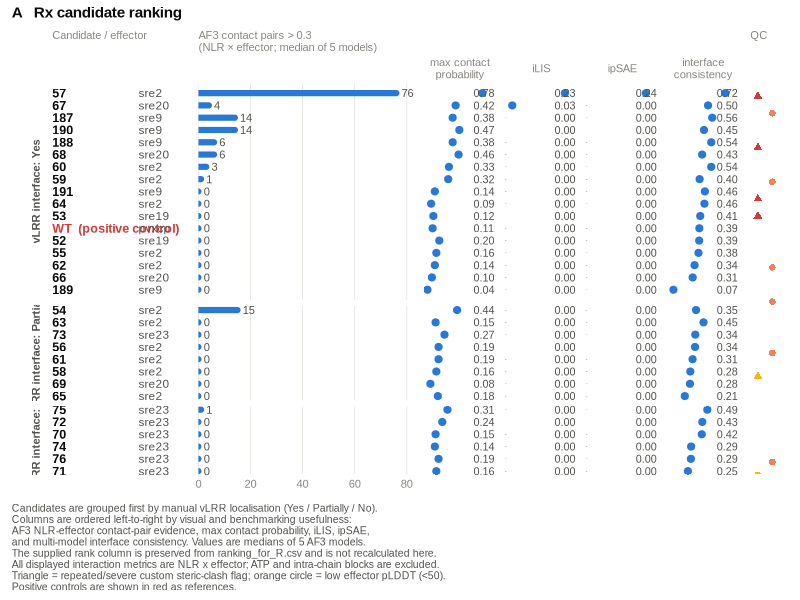
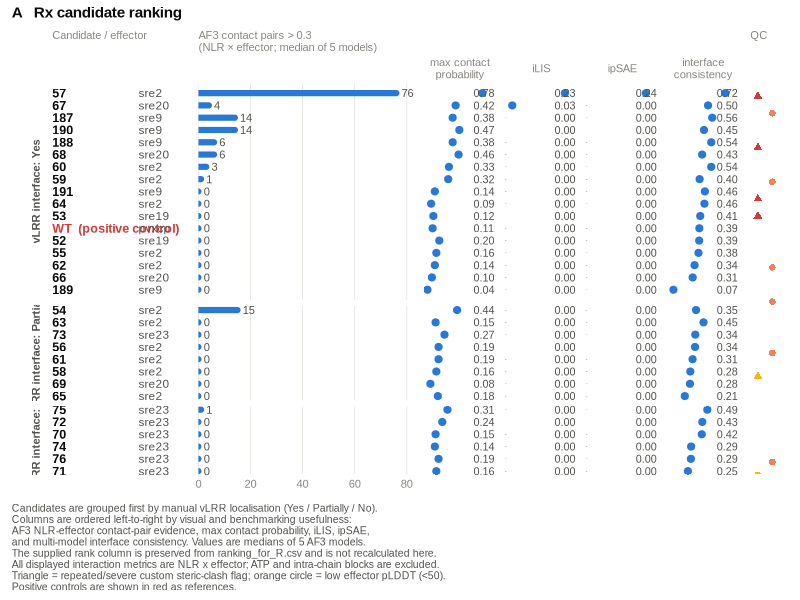
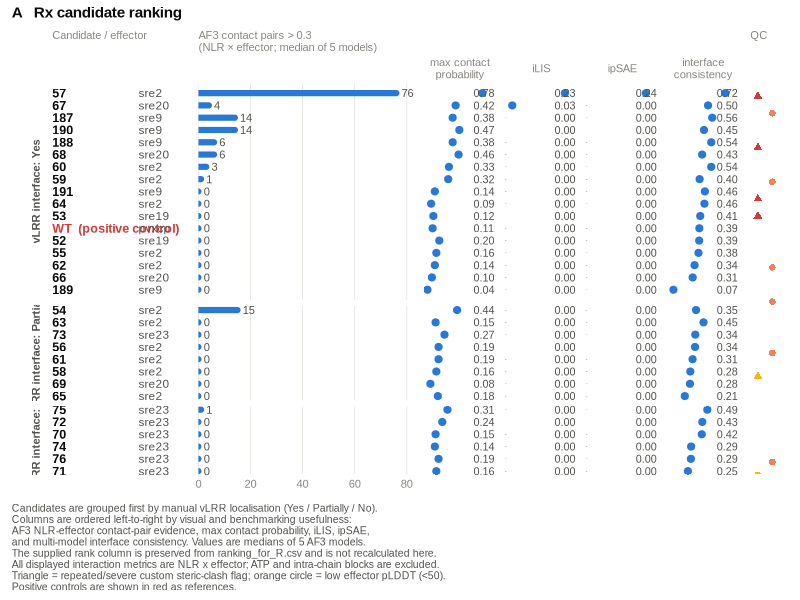
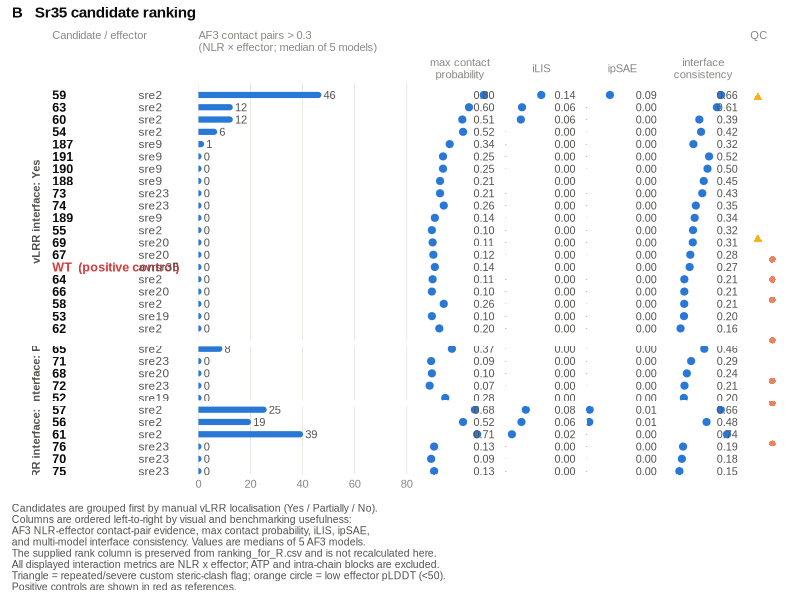
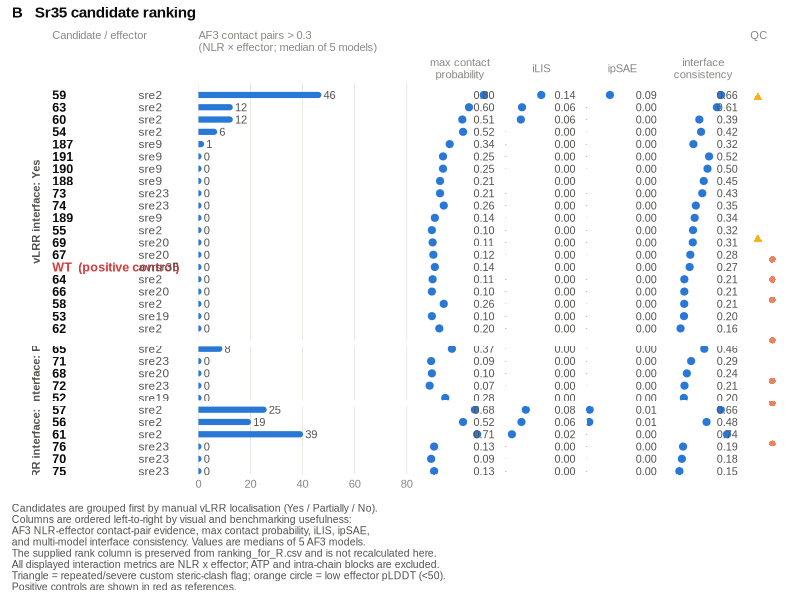
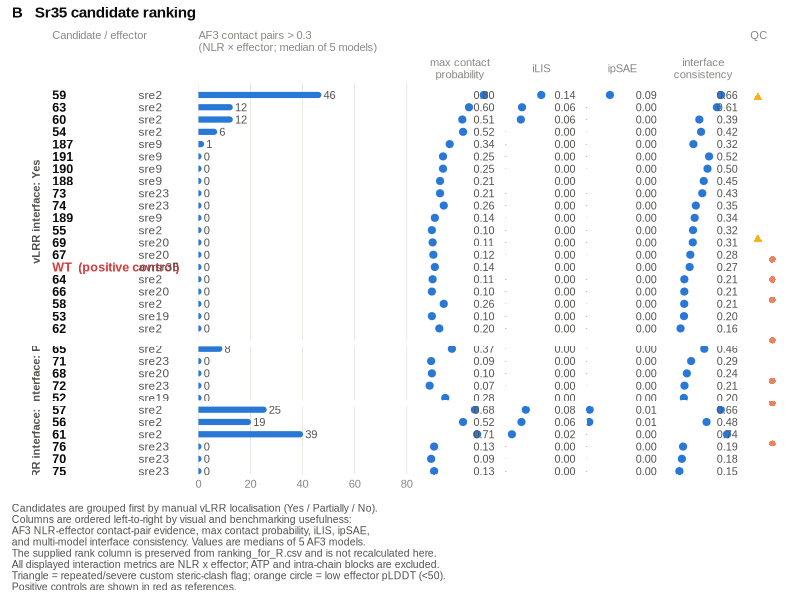
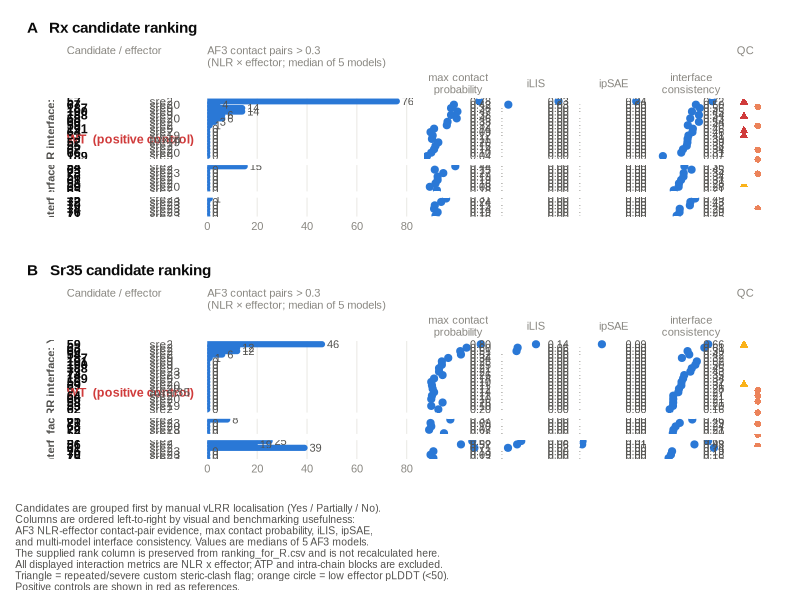
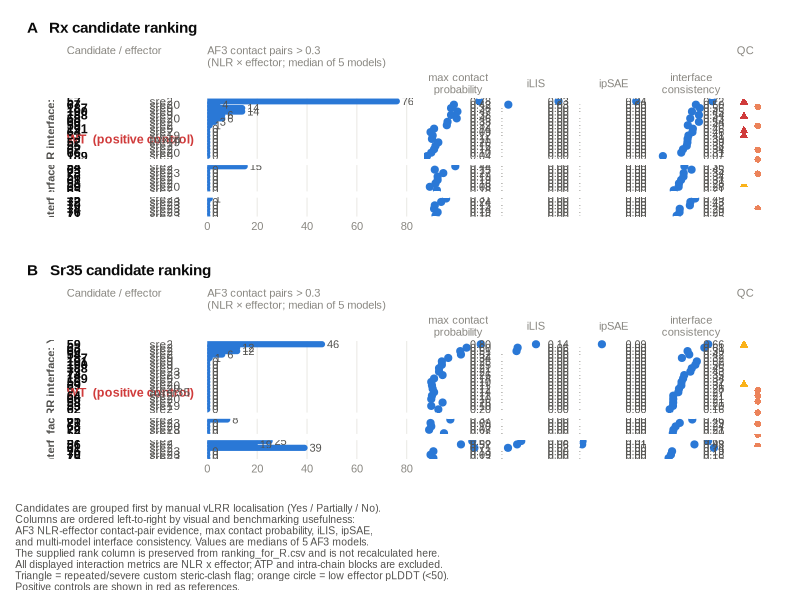

Write R code to recreate these figures, in order.
# =============================================================================
# AF3 candidate ranking — revised paper figure
#
# INPUT:
#   ranking_for_R.csv
#
# OUTPUT:
#   candidate_ranking_combined.pdf / .svg / .png
#   candidate_ranking_Rx.pdf       / .svg / .png
#   candidate_ranking_Sr35.pdf     / .svg / .png
#
# Visual order from left to right:
#   Candidate / Effector
#   -> Contact pairs > 0.3
#   -> Max contact probability
#   -> iLIS
#   -> ipSAE
#   -> Interface consistency
#   -> QC
#
# Notes:
# - The rank values are READ from ranking_for_R.csv; this script does not
#   recalculate the ranking.
# - Columns are ordered by visual / benchmarking usefulness, not necessarily
#   by the historical lexicographic rank-key order.
# - "effector_unfolded" in the CSV is displayed as "low effector pLDDT (<50)",
#   because low pLDDT does not by itself prove that a protein is unfolded.
#
# Install once if needed:
# install.packages(c("ggplot2","dplyr","tidyr","patchwork","scales","svglite"))
# =============================================================================

library(ggplot2)
library(dplyr)
library(tidyr)
library(patchwork)
library(scales)

# ---- appearance -------------------------------------------------------------
BASE_FONT <- "Arial"
BASE_SIZE <- 9
BAR_MAX   <- 80

ACCENT   <- "#2a78d6"
INK      <- "#0b0b0b"
INK2     <- "#52514e"
MUTED    <- "#898781"
GRID     <- "#e1e0d9"
SURFACE  <- "#fcfcfb"
CRITICAL <- "#d03b3b"
WARNING  <- "#fab219"
SERIOUS  <- "#ec835a"

# ---- read data --------------------------------------------------------------
d <- read.csv("ranking_for_R.csv", stringsAsFactors = FALSE)

required_cols <- c(
  "backbone","candidate","effector","vlrr_class","rank",
  "contact_pairs","contact_prob","iLIS","ipSAE","consistency",
  "is_control","effector_unfolded","clash_tier"
)

missing_cols <- setdiff(required_cols, names(d))
if (length(missing_cols) > 0) {
  stop(
    "ranking_for_R.csv is missing required columns: ",
    paste(missing_cols, collapse = ", ")
  )
}

# Handle either logical TRUE/FALSE or character True/False safely.
as_flag <- function(x) {
  if (is.logical(x)) return(ifelse(is.na(x), FALSE, x))
  tolower(trimws(as.character(x))) %in% c("true","t","1","yes")
}

d <- d |>
  mutate(
    vlrr_class = factor(
      vlrr_class,
      levels = c("Yes", "Partially", "No"),
      labels = c(
        "vLRR interface: Yes",
        "vLRR interface: Partially",
        "vLRR interface: No"
      )
    ),
    is_ctrl = as_flag(is_control),
    low_effector_plddt = as_flag(effector_unfolded),
    label = ifelse(
      is_ctrl,
      paste0(candidate, "  (positive control)"),
      candidate
    )
  )

# Preserve the supplied rank ordering independently inside each backbone.
d <- d |>
  group_by(backbone) |>
  arrange(rank, .by_group = TRUE) |>
  mutate(y = -row_number()) |>
  ungroup()

# ---- global metric scaling --------------------------------------------------
# Dot positions are normalized with GLOBAL maxima across Rx + Sr35.
# This means the same metric is directly comparable between panels A and B.
METRICS <- c("contact_prob", "iLIS", "ipSAE", "consistency")

MLAB <- c(
  contact_prob = "max contact\nprobability",
  iLIS         = "iLIS",
  ipSAE        = "ipSAE",
  consistency  = "interface\nconsistency"
)

metric_max <- d |>
  summarise(across(all_of(METRICS), ~ max(.x, na.rm = TRUE))) |>
  pivot_longer(everything(), names_to = "metric", values_to = "metric_max")

# ---- theme ------------------------------------------------------------------
theme_paper <- function(base_size = BASE_SIZE) {
  theme_minimal(base_size = base_size, base_family = BASE_FONT) +
    theme(
      panel.grid       = element_blank(),
      panel.background = element_blank(),
      plot.background  = element_blank(),
      axis.title       = element_blank(),
      axis.ticks       = element_blank(),
      axis.text.y      = element_blank(),
      axis.text.x      = element_text(
        colour = MUTED,
        size = base_size - 1
      ),
      strip.background = element_blank(),
      strip.text       = element_blank(),
      plot.title       = element_text(
        colour = MUTED,
        size = base_size - 1,
        hjust = 0,
        face = "plain",
        margin = margin(b = 3)
      ),
      plot.margin = margin(2, 3, 2, 3),
      legend.position = "none"
    )
}

facet_bands <- facet_grid(
  rows = vars(vlrr_class),
  scales = "free_y",
  space = "free_y"
)

# ---- band labels ------------------------------------------------------------
p_band <- function(dd) {
  ggplot(dd, aes(y = y)) +
    geom_blank() +
    facet_bands +
    theme_paper() +
    theme(
      strip.text.y = element_text(
        angle = 90,
        colour = INK2,
        size = BASE_SIZE - 1,
        face = "bold"
      ),
      axis.text.x = element_blank()
    ) +
    scale_x_continuous(limits = c(0, 1), expand = c(0, 0))
}

# ---- candidate + effector ---------------------------------------------------
p_lab <- function(dd) {
  ggplot(dd, aes(y = y)) +
    geom_text(
      aes(x = 0, label = label, colour = is_ctrl),
      hjust = 0,
      size = BASE_SIZE / .pt,
      fontface = "bold",
      family = BASE_FONT
    ) +
    geom_text(
      aes(x = 0.64, label = effector),
      hjust = 0,
      colour = INK2,
      size = (BASE_SIZE - 0.5) / .pt,
      family = BASE_FONT
    ) +
    scale_colour_manual(values = c(`FALSE` = INK, `TRUE` = CRITICAL)) +
    scale_x_continuous(limits = c(0, 1), expand = c(0, 0)) +
    facet_bands +
    theme_paper() +
    theme(axis.text.x = element_blank()) +
    labs(title = "Candidate / effector")
}

# ---- primary evidence: contact-pair bar ------------------------------------
p_bar <- function(dd) {
  ggplot(dd, aes(y = y)) +
    geom_vline(
      xintercept = seq(0, BAR_MAX, 20),
      colour = GRID,
      linewidth = 0.25
    ) +
    geom_segment(
      aes(x = 0, xend = contact_pairs, yend = y),
      colour = ACCENT,
      linewidth = 2.1,
      lineend = "round"
    ) +
    geom_text(
      aes(x = pmin(contact_pairs + 2.0, BAR_MAX - 1),
          label = sprintf("%.0f", contact_pairs)),
      hjust = 0,
      colour = INK2,
      size = (BASE_SIZE - 1) / .pt,
      family = BASE_FONT
    ) +
    scale_x_continuous(
      limits = c(0, BAR_MAX),
      breaks = seq(0, BAR_MAX, 20),
      expand = expansion(mult = c(0, 0.03))
    ) +
    facet_bands +
    theme_paper() +
    labs(title = "AF3 contact pairs > 0.3\n(NLR × effector; median of 5 models)")
}

# ---- supporting metrics -----------------------------------------------------
p_dots <- function(dd) {
  long <- dd |>
    select(y, vlrr_class, all_of(METRICS)) |>
    pivot_longer(
      all_of(METRICS),
      names_to = "metric",
      values_to = "value"
    ) |>
    left_join(metric_max, by = "metric") |>
    mutate(
      frac = case_when(
        is.na(value) ~ NA_real_,
        metric_max <= 0 ~ 0,
        TRUE ~ value / metric_max
      ),
      metric = factor(metric, levels = METRICS, labels = MLAB[METRICS]),
      lab = ifelse(
        is.na(value),
        "NA",
        sprintf("%.2f", value)
      )
    )

  ggplot(long, aes(y = y)) +
    # Zero = explicit small dash.
    geom_point(
      data = ~ subset(.x, !is.na(value) & value == 0),
      aes(x = 0),
      shape = 45,
      colour = MUTED,
      size = 1.7
    ) +
    # Non-zero = point position reflects value relative to the global max
    # of that metric across both backbones.
    geom_point(
      data = ~ subset(.x, !is.na(value) & value > 0),
      aes(x = frac),
      colour = ACCENT,
      size = 2.1
    ) +
    # Missing = open circle.
    geom_point(
      data = ~ subset(.x, is.na(value)),
      aes(x = 0),
      shape = 1,
      colour = MUTED,
      size = 1.5
    ) +
    geom_text(
      aes(x = 1.18, label = lab),
      hjust = 1,
      colour = INK2,
      size = (BASE_SIZE - 1.2) / .pt,
      family = BASE_FONT
    ) +
    scale_x_continuous(
      limits = c(0, 1.20),
      breaks = c(0, 0.5, 1),
      labels = NULL,
      expand = c(0, 0)
    ) +
    facet_grid(
      rows = vars(vlrr_class),
      cols = vars(metric),
      scales = "free_y",
      space = "free_y"
    ) +
    theme_paper() +
    theme(
      strip.text.x = element_text(
        colour = MUTED,
        size = BASE_SIZE - 1,
        margin = margin(b = 3)
      ),
      axis.text.x = element_blank(),
      panel.spacing.x = unit(2.5, "mm")
    )
}

# ---- QC ---------------------------------------------------------------------
p_qc <- function(dd) {
  q <- dd |>
    transmute(
      y,
      vlrr_class,
      clash = ifelse(is.na(clash_tier), "none", clash_tier),
      low_plddt = low_effector_plddt
    )

  ggplot(q, aes(y = y)) +
    geom_point(
      data = ~ subset(.x, clash == "severe"),
      aes(x = 0.20),
      shape = 17,
      colour = CRITICAL,
      size = 1.9
    ) +
    geom_point(
      data = ~ subset(.x, clash == "repeated"),
      aes(x = 0.20),
      shape = 17,
      colour = WARNING,
      size = 1.9
    ) +
    geom_point(
      data = ~ subset(.x, low_plddt),
      aes(x = 0.58),
      shape = 16,
      colour = SERIOUS,
      size = 1.9
    ) +
    scale_x_continuous(limits = c(0, 1), expand = c(0, 0)) +
    facet_bands +
    theme_paper() +
    theme(axis.text.x = element_blank()) +
    labs(title = "QC")
}

# ---- build one backbone panel ----------------------------------------------
panel <- function(bb, letter) {
  dd <- dplyr::filter(d, backbone == bb)

  if (nrow(dd) == 0) {
    stop("No rows found for backbone: ", bb)
  }

  p <- wrap_plots(
    list(
      p_band(dd),
      p_lab(dd),
      p_bar(dd),
      p_dots(dd),
      p_qc(dd)
    ),
    nrow = 1,
    widths = c(0.16, 1.35, 2.15, 3.15, 0.38)
  ) +
    plot_annotation(
      title = sprintf("%s   %s candidate ranking", letter, bb),
      theme = theme(
        plot.title = element_text(
          family = BASE_FONT,
          face = "bold",
          size = BASE_SIZE + 2,
          colour = INK
        )
      )
    )

  p
}

rx_fig   <- panel("Rx", "A")
sr35_fig <- panel("Sr35", "B")

# ---- caption ----------------------------------------------------------------
CAP <- paste(
  "Candidates are grouped first by manual vLRR localisation (Yes / Partially / No).",
  "Columns are ordered left-to-right by visual and benchmarking usefulness:",
  "AF3 NLR-effector contact-pair evidence, max contact probability, iLIS, ipSAE,",
  "and multi-model interface consistency. Values are medians of 5 AF3 models.",
  "The supplied rank column is preserved from ranking_for_R.csv and is not recalculated here.",
  "All displayed interaction metrics are NLR x effector; ATP and intra-chain blocks are excluded.",
  "Triangle = repeated/severe custom steric-clash flag; orange circle = low effector pLDDT (<50).",
  "Positive controls are shown in red as references.",
  sep = "\n"
)

add_caption <- function(p) {
  p + plot_annotation(
    caption = CAP,
    theme = theme(
      plot.caption = element_text(
        family = BASE_FONT,
        size = BASE_SIZE - 1.5,
        colour = INK2,
        hjust = 0,
        margin = margin(t = 8)
      )
    )
  )
}

rx_out   <- add_caption(rx_fig)
sr35_out <- add_caption(sr35_fig)

combined <- wrap_elements(rx_fig) / wrap_elements(sr35_fig) +
  plot_layout(heights = c(31, 31)) +
  plot_annotation(
    caption = CAP,
    theme = theme(
      plot.caption = element_text(
        family = BASE_FONT,
        size = BASE_SIZE - 1.5,
        colour = INK2,
        hjust = 0,
        margin = margin(t = 8)
      )
    )
  )

# ---- save -------------------------------------------------------------------
save_all <- function(filename_stub, plot_obj, width, height) {
  ggsave(
    paste0(filename_stub, ".pdf"),
    plot_obj,
    width = width,
    height = height,
    device = cairo_pdf,
    bg = SURFACE
  )
  ggsave(
    paste0(filename_stub, ".svg"),
    plot_obj,
    width = width,
    height = height,
    bg = SURFACE
  )
  ggsave(
    paste0(filename_stub, ".png"),
    plot_obj,
    width = width,
    height = height,
    dpi = 600,
    bg = SURFACE
  )
}

save_all("candidate_ranking_Rx", rx_out, 10.5, 6.5)
save_all("candidate_ranking_Sr35", sr35_out, 10.5, 6.5)
save_all("candidate_ranking_combined", combined, 10.5, 12.5)

message("Done.")
message("Wrote:")
message("  candidate_ranking_Rx.pdf / .svg / .png")
message("  candidate_ranking_Sr35.pdf / .svg / .png")
message("  candidate_ranking_combined.pdf / .svg / .png")
